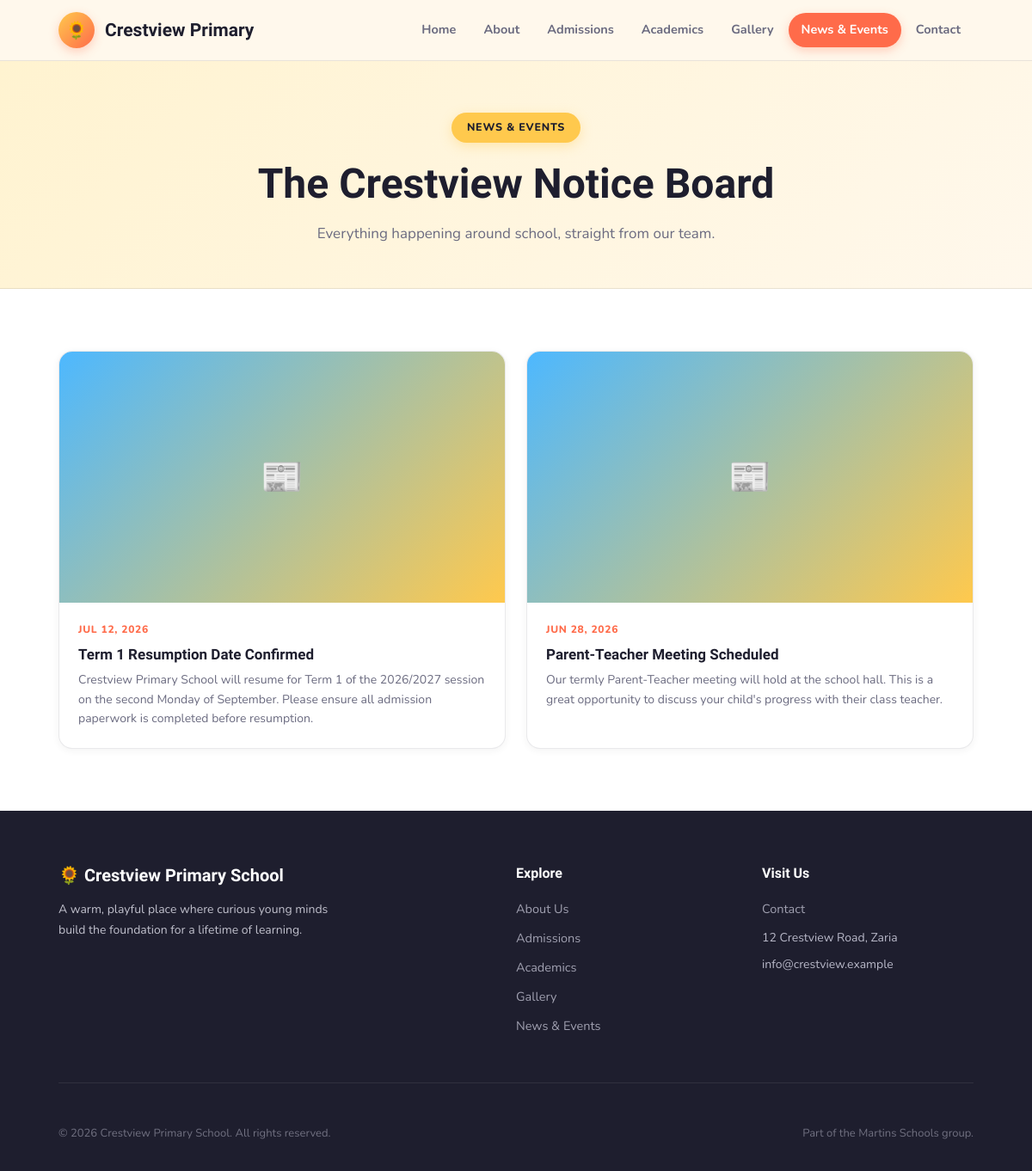
The app's page /crestview/news.php with its own data.
### tables this page shows
CREATE TABLE `news_events` (
  `id` int(11) NOT NULL,
  `school_id` int(11) NOT NULL,
  `title` varchar(200) NOT NULL,
  `body` text DEFAULT NULL,
  `image_path` varchar(255) DEFAULT NULL,
  `published_at` timestamp NOT NULL DEFAULT current_timestamp()
);

### crestview/includes/config.php (called while the page is built, shortened)
<?php
$SCHOOL_ID = 1;
?>

### crestview/news.php (the view, shortened to what this page needs)
<?php
require_once __DIR__ . '/includes/config.php';
$stmt = $mysqli->prepare("SELECT * FROM news_events WHERE school_id = ? ORDER BY published_at DESC");
$stmt->bind_param("i", $SCHOOL_ID);
$stmt->execute();
$newsResult = $stmt->get_result();
include __DIR__ . '/includes/header.php';
?>
<header class="page-header">
    <div class="container">
        <span class="eyebrow">News &amp; Events</span>
        <h1>The Crestview Notice Board</h1>
        <p class="section-lede" style="margin:16px auto 0;">Everything happening around school, straight from our team.</p>
    </div>
</header>
<section class="section section-alt">
    <div class="container">
        <?php if ($newsResult && $newsResult->num_rows > 0): ?>
            <div class="card-grid">
                <?php while ($item = $newsResult->fetch_assoc()): ?>
                    <div class="news-card">
                        <?php if (!empty($item['image_path'])): ?>
                            <img src="<?= htmlspecialchars(resolveImage($item['image_path'])) ?>" alt="">
                        <?php else: ?>
                            <div style="aspect-ratio:16/9; background:linear-gradient(135deg,var(--sky),var(--sun)); display:flex; align-items:center; justify-content:center; font-size:40px;">📰</div>
                        <?php endif; ?>
                        <div class="body">
                            <div class="date"><?= date('M j, Y', strtotime($item['published_at'])) ?></div>
                            <h3><?= htmlspecialchars($item['title']) ?></h3>
                            <p><?= nl2br(htmlspecialchars($item['body'])) ?></p>
                        </div>
                    </div>
                <?php endwhile; ?>
            </div>
        <?php endif; ?>
    </div>
</section>
<?php include __DIR__ . '/includes/footer.php'; ?>

### crestview/assets/css/crestview.css (style rules this page uses)
:root { --cream: #FFF8EC; --cream-dark: #F5EDD8; --sun: #FFC94D; --sun-light: #FFF3D0; --sky: #4DB8FF; --sky-light: #DFF3FF; --grass: #5EC26A; --grass-light:#E4F7E7; --coral: #FF6B4A; --coral-light:#FFE8E2; --ink: #1E1E2E; --ink-mid: #3D3D52; --ink-soft: #6B6B80; --ink-faint: #9999AA; --white: #FFFFFF; --border: rgba(43,43,58,0.1); --radius-xl: 32px; --radius-lg: 24px; --radius-md: 16px; --radius-sm: 10px; --shadow-sm: 0 2px 8px rgba(43,43,58,0.06); --shadow-md: 0 8px 24px rgba(43,43,58,0.10); --shadow-lg: 0 20px 50px rgba(43,43,58,0.14); --shadow-pop: 0 12px 32px rgba(255,107,74,0.25); --transition: all 0.22s cubic-bezier(0.4, 0, 0.2, 1); }
*, *::before, *::after { box-sizing: border-box; margin: 0; padding: 0; }
html { scroll-behavior: smooth; }
body { background: var(--cream); color: var(--ink); font-family: 'Nunito', sans-serif; font-size: 17px; line-height: 1.65; -webkit-font-smoothing: antialiased; }
h1, h2, h3, h4, h5 { font-family: 'Baloo 2', sans-serif; font-weight: 700; line-height: 1.18; color: var(--ink); }
p { margin-bottom: 0; }
.container { max-width: 1120px; margin: 0 auto; padding: 0 28px; }
.eyebrow { display: inline-flex; align-items: center; gap: 8px; background: var(--sun); color: var(--ink); font-weight: 800; font-size: 12.5px; letter-spacing: .06em; text-transform: uppercase; padding: 7px 18px; border-radius: 999px; margin-bottom: 20px; box-shadow: 0 4px 14px rgba(255,201,77,0.35); }
.section { padding: 72px 0; }
.section-alt { background: var(--white); }
.section-lede { color: var(--ink-soft); max-width: 62ch; font-size: 17px; line-height: 1.7; }
.card-grid { display: grid; grid-template-columns: repeat(auto-fit, minmax(240px, 1fr)); gap: 24px; }
.news-card { background: var(--white); border-radius: var(--radius-md); overflow: hidden; box-shadow: var(--shadow-sm); border: 1px solid var(--border); transition: var(--transition); }
.news-card .body { padding: 22px; }
.news-card .date { color: var(--coral); font-weight: 800; font-size: 12px; letter-spacing: .06em; text-transform: uppercase; margin-bottom: 8px; }
.news-card h3 { font-size: 17px; margin-bottom: 8px; line-height: 1.3; }
.news-card p { color: var(--ink-soft); font-size: 14px; line-height: 1.6; }
.page-header { background: linear-gradient(135deg, var(--sun-light) 0%, var(--cream) 100%); padding: 60px 0 48px; text-align: center; border-bottom: 1px solid var(--border); }
.page-header h1 { font-size: clamp(32px, 4vw, 48px); margin-bottom: 14px; }
.page-header .section-lede { margin: 0 auto; }

### records on screen
news_events: published_at "JUL 12, 2026", title "Term 1 Resumption Date Confirmed", body "Crestview Primary School will resume for Term 1 of the 2026/2027 session on the second Monday of September. Please ensure all admission paperwork is completed before resumption."
news_events: published_at "JUN 28, 2026", title "Parent-Teacher Meeting Scheduled", body "Our termly Parent-Teacher meeting will hold at the school hall. This is a great opportunity to discuss your child's progress with their class teacher."
